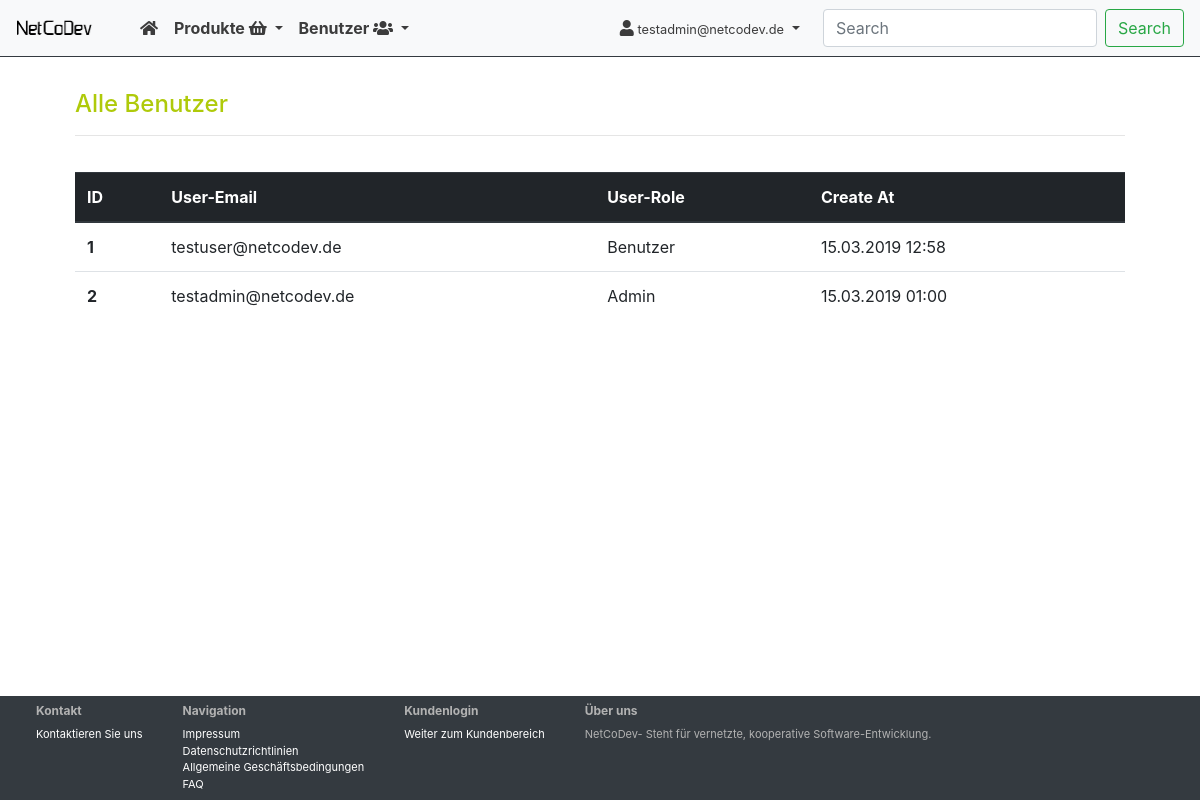
Screenshot of /index.php?rt=user&act=allUser (signed in) with the database file from the repository.
### tables this page shows
CREATE TABLE `user` (
  `id` int(11) NOT NULL,
  `email` varchar(200) NOT NULL,
  `pass` varchar(200) NOT NULL,
  `role` int(1) NOT NULL DEFAULT '0',
  `create_at` timestamp NOT NULL DEFAULT CURRENT_TIMESTAMP
);

### app/config/appConfig.php (called while the page is built, shortened)
<?php
$appConfig = [];
$appConfig['route'] = [
    'public' => [
        'home',
        'login',
        'logout',
        'article',
        'shopcart',
        'order',
        'aboutUs',
        'contact',
    ],
    'private' => [
        'payment',
        'profil',
    ],
    'admin' => [
        'shop',
        'user',
    ],
    'redirect' => [
        'payment' => 'login'
    ],
    'shopFallBack' => [
        'payment',
        'order'
    ],
    'fallback' => 'home',
];
$appConfig['view'] = [
    'url' => 'http://localhost/shop-dummy/index.php',
    'title' => 'NetCoDev / SHOP-Dummy',
    'appTpl' => 'app.tpl'
];
$appConfig['validation'] = [
    'login' => [
        'required' => ['email', 'pass']
    ],
    'articles' => [
        'required' => ['id', 'cat_id', 'article_name', 'article_description', 'price'],
        'optional' => ['image_url', 'delivery_status', 'cat_name', 'description'],
    ],
    'categories' => [
        'required' => ['cat_name', 'description'],
    ],
    'user_order' => [
        'required' => ['user_id', 'payment_type', 'order_price'],
    ],
    'user_order_article' => [
        'required' => ['user_order_id', 'article_id', 'article_price', 'amount'],
    ],
    'articles_map' => [
        'required' => ['article_id', 'cat_id'],
    ],
    'profil' => [
        'required' => ['id', 'email'],
    ],
];

### app/core/AppConfig.php (called while the page is built, shortened)
<?php
class AppConfig
{
    private static $config;
    public static function setConfig ($config)
    {
        self::$config = $config;
    }
    public static function getConfig ($configId = '', $props = [])
    {
        $result = self::$config;
        if (!empty($configId) && isset(self::$config[$configId])) {
            $result = self::$config[$configId];
        }
        return $result;
    }
}

### app/controller/RouteController.php (called while the page is built, shortened)
<?php
class RouteController
{
    private static $instance;
    private $routeUrl;
    private $route;
    private $config;
    public function __construct ()
    {
        $this->config =  AppConfig::getConfig();
        $this->routeUrl = $this->config['view']['url'];
        $this->route = '';
    }
    public static function get_instance()
    {
        if( ! isset(self::$instance)){
            self::$instance = new RouteController();
        }
        return self::$instance;
    }
    public function setRoute ()
    {
        $route = (isset($_GET['rt']) && !empty(trim($_GET['rt']))) ? trim($_GET['rt']) : $this->config['route']['fallback'];
        $route = $this->getShopRoute($route);
        if ($route !== $this->config['route']['fallback']) {
            if (in_array($route, $this->config['route']['public'])) {
                $route = $this->getPublicRoute($route);
            } elseif (in_array($route, $this->config['route']['private'])) {
                $route = $this->getPrivateRoute($route);
            } elseif (in_array($route, $this->config['route']['admin'])) {
                $route = $this->getAdminRoute($route);
            } else {
                AppRedirect::setHeader($this->routeUrl);
            }
        }
        $this->route = $route;
    }
    private function setControllerAct ($controllerClass, $controllerInstance)
    {
        $act = (isset($_GET['act'])) ? 'set' . ucFirst(trim($_GET['act'])) : '';
        if ($act !== '') {
            $methodVariable = array($controllerInstance, $act);
            if (method_exists($controllerClass, $act) && is_callable($methodVariable, true, $callable_name)) {
                $controllerInstance->{$act}();
            }
        }
    }
    public function getRouteController ()
    {
        $controllerClass = ucfirst($this->route).'Controller';
        $controllerInstance = new $controllerClass();
        $this->setControllerAct($controllerClass, $controllerInstance);
        return $controllerInstance;
    }
    private function getAdminRoute ($route)
    {
        return $route;
    }
    private function getShopRoute ($route)
    {
        return $route;
    }
}

### app/core/BaseView.php (called while the page is built)
<?php
class BaseView
{
    private static $instance;
    private $view;
    public function __construct () {
        $this->view = AppConfig::getConfig('view');
    }
    public static function get_instance(){
        if( ! isset(self::$instance)){self::$instance = new BaseView();}
        return self::$instance;
    }
    public function setView ($model)
    {
        if (is_array($model) && !empty($model)) {
            foreach($model as $key => $val) {
                $this->view[$key] = $val;
            }
        }
    }
    public function getView ()
    {
        return $this->view;
    }
}

### app/core/PDOHandler.php (called while the page is built, shortened)
<?php
 class PDOHandler
 {
    private static $instance;
    public function __construct () {
        try {
            $this->DB = new PDO(
                "mysql:host=".DB_HOST.";dbname=".DB_NAME.";charset=utf8",
                DB_USER,
                DB_PASS,
                array(PDO::MYSQL_ATTR_INIT_COMMAND => "SET NAMES 'utf8'")
            );
        } catch (PDOException $e)
        {
            $this->error[] = $e->getMessage();
        }
    }
    public static function get_instance(){
        if( ! isset(self::$instance)){self::$instance = new PDOHandler();}
        return self::$instance;
    }
 }

### app/controller/IndexController.php (called while the page is built, shortened)
<?php
class IndexController
{
    private static $instance;
    private $RouteController;
    private $View;
    private $CatModel;
    public function __construct ($appConfig)
    {
        $this->RouteController = RouteController::get_instance();
        $this->View = BaseView::get_instance();
        $this->CatModel = new CategoriesModel();
    }
    public static function get_instance($appConfig)
    {
        if( ! isset(self::$instance)){self::$instance = new IndexController($appConfig);}
        return self::$instance;
    }
    public function setRouteController ()
    {
        $this->RouteController->setRoute();
        $this->RouteController->setRequest();
        if ($this->RouteController->isRequest()) {
            return false;
        } else {
            $Controller = $this->RouteController->getRouteController();
            $this->View->setView([
                "page" => $this->RouteController->getRoute(),
                "cats" => $this->CatModel->getCategories()
            ]);
            $this->View->setView($Controller->getView());
            return true;
        }
    }
    public function getView ()
    {
        return $this->View->getView();
    }
}

### app/core/BaseModel.php (called while the page is built, shortened)
<?php
class BaseModel extends PDOHandler
 {
    protected $modelDB;
    protected $mysqlConfig;
    public function __construct () {
        $this->modelDB = parent::get_instance();
        $this->mysqlConfig = AppConfig::getConfig('mysql');
    }
    private function getConfigQuery ($sql, $queryId)
    {
        $result = '';
        if (isset($this->mysqlConfig[$sql][$queryId])) {
            $result = $this->mysqlConfig[$sql][$queryId];
        } elseif (!empty($sql) && empty($queryId)) {
            $result = $sql;
        }
        return $result;
    }
    protected function getQuery ($sql, $queryId = '', Array $bindParam=[], Bool $onlyOne = false)
    {
        $results = [];
        if (!$query = $this->getConfigQuery ($sql, $queryId)) {
            return $results;
        }
        try {
            $stat = $this->modelDB->DB->prepare($query);
            if (!empty($bindParam)) {
                $stat->execute($bindParam);
            } else {
                $stat->execute();
            }
            if ( (int) $stat->rowCount() > 0) {
                while($row = $stat->fetch(PDO::FETCH_ASSOC)) {
                    $results[] = $row;
                }
            }
        } catch(PDOExecption $e) {
            $this->modelError[] = $e->getMessage();
        }
        return $results;
    }
 }

### app/model/UserModel.php (called while the page is built, shortened)
<?php
class UserModel extends BaseModel
{
    public function getUser ($getSessUser = true, $userId = 0)
    {
        if ((int) $userId > 0) {
            $result = $this->getQuery("select", 'userById', [$userId], true);
        } elseif ($getSessUser) {
            $sessUser = AppSession::getSessionUser();
            $result = $this->getQuery("select", 'loginUser', [$sessUser], true);
        } else {
            $result = $this->getQuery("select", 'user');
        }
        return $result;
    }
}

### app/controller/UserController.php (called while the page is built, shortened)
<?php
class UserController extends BaseController
{
    private $UserModel;
    public function __construct ()
    {
        $this->UserModel = new UserModel();
    }
    public function setAllUser ()
    {
        $this->setView([
            'pageTitle' => 'Alle Benutzer',
            'pageAct' => 'allUser',
            'user' => $this->UserModel->getUser(false),
        ]);
    }
}

### app/view/app/menu.page.tpl.php (the view, shortened to what this page needs)
<?php $active = '';?>
<ul class="navbar-nav mr-auto">
    <li class="nav-item">
        <?php if(isset($view['page']) && !empty($view['page'])):?>
        <?php
            $active = ($view['page'] === 'home') ? ' text-green' : '';
        ?>
        <?php endif;?>
        <a class="nav-link <?=$active;?>" href="<?=$view['url'];?>"><i class="fa fa-home"></i></a>
    </li>
    <?php if(isset($view['cats']) && !empty($view['cats'])):?>
    <?php if($_SESSION['role'] === '1'):?>
    <?php $active = ($view['page'] === 'article') ? ' text-green' : '';?>
    <li class="nav-item dropdown">
            <a
                class="nav-link dropdown-toggle <?=$active;?>"
                data-toggle="dropdown"
                href="#"
                title="Produkte bearbeiten">
                Produkte
                <i class="fa fa-shopping-basket"></i>
            </a>
    </li>
    <?php $active = ($view['page'] === 'users') ? ' text-green' : '';?>
    <li class="nav-item dropdown">
            <a
                class="nav-link dropdown-toggle <?=$active;?>"
                data-toggle="dropdown"
                href="#"
                title="Benutzer bearbeiten">
                Benutzer
                <i class="fa fa-users"></i>
            </a>
    </li>
    <?php endif;?>
    <?php endif;?>
</ul>

### app/view/user/content.tpl.php (shortened to what this page needs)
<div class="container">
        <div class="row bottom-buffer">
            <div class="col-12">
                <h1><?=$view['pageTitle'];?></h1>
                <hr>
            </div>
        </div>
        <?php if (isset($view['user'])):?>
        <div class="row bottom-buffer">
            <div class="col-12">
                <table class="table">
                    <thead class="thead-dark">
                        <tr>
                            <th scope="col">ID</th>
                            <th scope="col">User-Email</th>
                            <th scope="col">User-Role</th>
                            <th scope="col">Create At</th>
                        </tr>
                    </thead>
                    <tbody>
                    <?php foreach($view['user'] as $user):?>
                        <tr>
                        <th scope="row"><?=$user['id'];?></th>
                        <td><?=$user['email'];?></td>
                        <td><?php if($user['role'] === '0'):?>Benutzer<?php else:?>Admin<?php endif;?></td>
                        <td><?=$user['createAt'];?></td>
                        </tr>
                    <?php endforeach;?>
                    </tbody>
                </table>
            </div>
        </div>
        <?php endif;?>
    </div>

### public/css/app.css (style rules this page uses)
body { height: 101% !important; overflow: -moz-scrollbars-vertical; overflow-y: scroll; }
table { width: 100%; }
ul { list-style: none; margin: 0; padding: 0; }
h1 { color: #afca0a; font-size: 1.5em; }
.bottom-buffer { margin-bottom:20px; }
header nav.navbar a { color: #3c3c3c; font-weight: bold; }

### rows the page displays
user: id "1", email "testuser@netcodev.de", role "Benutzer", createAt "15.03.2019 12:58"
user: id "2", email "testadmin@netcodev.de", role "Admin", createAt "15.03.2019 01:00"

### other values shown
$_SESSION['user'] "testadmin@netcodev.de"
$view['pageTitle'] "Alle Benutzer"
